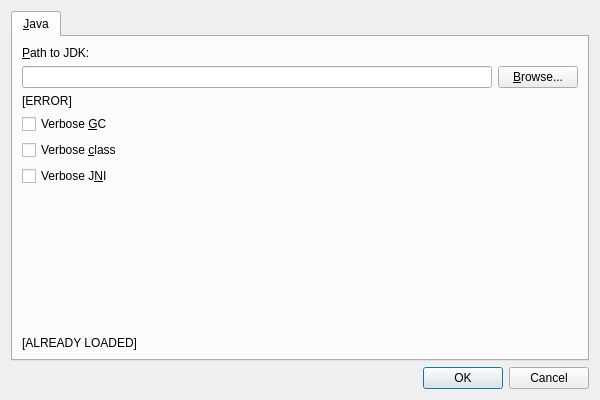
<?xml version="1.0" encoding="UTF-8"?>
<ui version="4.0">
 <class>SettingsDialog</class>
 <widget class="QDialog" name="SettingsDialog">
  <property name="geometry">
   <rect>
    <x>0</x>
    <y>0</y>
    <width>600</width>
    <height>400</height>
   </rect>
  </property>
  <property name="windowTitle">
   <string>Settings</string>
  </property>
  <layout class="QVBoxLayout" name="mainLayout">
   <item>
    <widget class="QTabWidget" name="tabWidget">
     <property name="currentIndex">
      <number>0</number>
     </property>
     <widget class="QWidget" name="javaTab">
      <attribute name="title">
       <string>&amp;Java</string>
      </attribute>
      <layout class="QVBoxLayout" name="javaTabLayout">
       <item>
        <widget class="QLabel" name="jdkPathLabel">
         <property name="text">
          <string>&amp;Path to JDK:</string>
         </property>
         <property name="buddy">
          <cstring>jdkPathEdit</cstring>
         </property>
        </widget>
       </item>
       <item>
        <layout class="QHBoxLayout" name="jdkPathLayout">
         <item>
          <widget class="QLineEdit" name="jdkPathEdit"/>
         </item>
         <item>
          <widget class="QPushButton" name="jdkBrowseButton">
           <property name="text">
            <string>&amp;Browse...</string>
           </property>
          </widget>
         </item>
        </layout>
       </item>
       <item>
        <widget class="QLabel" name="jdkErrorLabel">
         <property name="text">
          <string notr="true">[ERROR]</string>
         </property>
         <property name="wordWrap">
          <bool>true</bool>
         </property>
        </widget>
       </item>
       <item>
        <widget class="QCheckBox" name="jdkVerboseGC">
         <property name="text">
          <string>Verbose &amp;GC</string>
         </property>
        </widget>
       </item>
       <item>
        <widget class="QCheckBox" name="jdkVerboseClass">
         <property name="text">
          <string>Verbose &amp;class</string>
         </property>
        </widget>
       </item>
       <item>
        <widget class="QCheckBox" name="jdkVerboseJNI">
         <property name="text">
          <string>Verbose J&amp;NI</string>
         </property>
        </widget>
       </item>
       <item>
        <spacer name="javaTabSpacer">
         <property name="orientation">
          <enum>Qt::Vertical</enum>
         </property>
         <property name="sizeHint" stdset="0">
          <size>
           <width>20</width>
           <height>121</height>
          </size>
         </property>
        </spacer>
       </item>
       <item>
        <widget class="QLabel" name="jdkAlreadyLoadedLabel">
         <property name="text">
          <string notr="true">[ALREADY LOADED]</string>
         </property>
         <property name="wordWrap">
          <bool>true</bool>
         </property>
        </widget>
       </item>
      </layout>
     </widget>
    </widget>
   </item>
   <item>
    <widget class="QDialogButtonBox" name="buttonBox">
     <property name="orientation">
      <enum>Qt::Horizontal</enum>
     </property>
     <property name="standardButtons">
      <set>QDialogButtonBox::Cancel|QDialogButtonBox::Ok</set>
     </property>
    </widget>
   </item>
  </layout>
 </widget>
 <resources/>
 <connections>
  <connection>
   <sender>buttonBox</sender>
   <signal>accepted()</signal>
   <receiver>SettingsDialog</receiver>
   <slot>accept()</slot>
   <hints>
    <hint type="sourcelabel">
     <x>248</x>
     <y>254</y>
    </hint>
    <hint type="destinationlabel">
     <x>157</x>
     <y>274</y>
    </hint>
   </hints>
  </connection>
  <connection>
   <sender>buttonBox</sender>
   <signal>rejected()</signal>
   <receiver>SettingsDialog</receiver>
   <slot>reject()</slot>
   <hints>
    <hint type="sourcelabel">
     <x>316</x>
     <y>260</y>
    </hint>
    <hint type="destinationlabel">
     <x>286</x>
     <y>274</y>
    </hint>
   </hints>
  </connection>
 </connections>
</ui>
